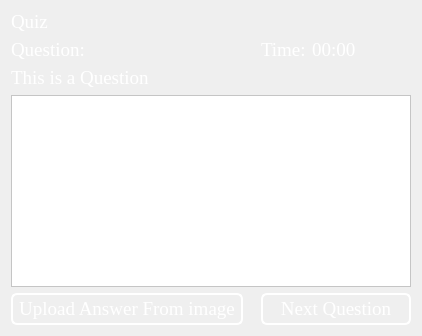
      <widget class="QWidget" name="page_3">
       <layout class="QGridLayout" name="gridLayout_4">
        <item row="0" column="0">
         <widget class="QLabel" name="label_5">
          <property name="sizePolicy">
           <sizepolicy hsizetype="Preferred" vsizetype="Fixed">
            <horstretch>0</horstretch>
            <verstretch>0</verstretch>
           </sizepolicy>
          </property>
          <property name="font">
           <font>
            <family>Times New Roman</family>
            <pointsize>14</pointsize>
           </font>
          </property>
          <property name="styleSheet">
           <string notr="true">color: rgb(255, 255, 255);</string>
          </property>
          <property name="text">
           <string>Quiz </string>
          </property>
         </widget>
        </item>
        <item row="1" column="3">
         <layout class="QHBoxLayout" name="horizontalLayout_4">
          <item>
           <widget class="QLabel" name="label_8">
            <property name="sizePolicy">
             <sizepolicy hsizetype="Fixed" vsizetype="Preferred">
              <horstretch>0</horstretch>
              <verstretch>0</verstretch>
             </sizepolicy>
            </property>
            <property name="font">
             <font>
              <family>Times New Roman</family>
              <pointsize>14</pointsize>
             </font>
            </property>
            <property name="styleSheet">
             <string notr="true">color: rgb(255, 255, 255);</string>
            </property>
            <property name="text">
             <string>Time:</string>
            </property>
           </widget>
          </item>
          <item>
           <widget class="QLabel" name="label_34">
            <property name="font">
             <font>
              <family>Times New Roman</family>
              <pointsize>14</pointsize>
             </font>
            </property>
            <property name="styleSheet">
             <string notr="true">color: rgb(255, 255, 255);</string>
            </property>
            <property name="text">
             <string>00:00</string>
            </property>
           </widget>
          </item>
         </layout>
        </item>
        <item row="3" column="0" colspan="4">
         <widget class="QTextEdit" name="textEdit">
          <property name="font">
           <font>
            <family>Times New Roman</family>
            <pointsize>14</pointsize>
           </font>
          </property>
          <property name="styleSheet">
           <string notr="true">background:rgb(255, 255, 255)</string>
          </property>
         </widget>
        </item>
        <item row="1" column="0" colspan="2">
         <widget class="QLabel" name="label_6">
          <property name="sizePolicy">
           <sizepolicy hsizetype="Preferred" vsizetype="Fixed">
            <horstretch>0</horstretch>
            <verstretch>0</verstretch>
           </sizepolicy>
          </property>
          <property name="font">
           <font>
            <family>Times New Roman</family>
            <pointsize>14</pointsize>
           </font>
          </property>
          <property name="styleSheet">
           <string notr="true">color: rgb(255, 255, 255);</string>
          </property>
          <property name="text">
           <string>Question: </string>
          </property>
         </widget>
        </item>
        <item row="2" column="0" colspan="2">
         <widget class="QLabel" name="label_7">
          <property name="sizePolicy">
           <sizepolicy hsizetype="Preferred" vsizetype="Fixed">
            <horstretch>0</horstretch>
            <verstretch>0</verstretch>
           </sizepolicy>
          </property>
          <property name="font">
           <font>
            <family>Times New Roman</family>
            <pointsize>14</pointsize>
           </font>
          </property>
          <property name="styleSheet">
           <string notr="true">color: rgb(255, 255, 255);</string>
          </property>
          <property name="text">
           <string>This is a Question</string>
          </property>
         </widget>
        </item>
        <item row="5" column="0">
         <widget class="QPushButton" name="pushButton_23">
          <property name="minimumSize">
           <size>
            <width>232</width>
            <height>0</height>
           </size>
          </property>
          <property name="font">
           <font>
            <family>Times New Roman</family>
            <pointsize>14</pointsize>
           </font>
          </property>
          <property name="styleSheet">
           <string notr="true">QPushButton{
background:none;
 border:2px solid #ffffff;
 border-radius:6px;
 color:#ffffff;
 padding-top:3px;
 padding-bottom:3px;
max-width:110px;
}
     QPushButton:hover{
	color: rgb(255, 255, 255);
	border-color: rgb(195, 206, 224);
}</string>
          </property>
          <property name="text">
           <string>Upload Answer From image</string>
          </property>
         </widget>
        </item>
        <item row="5" column="3">
         <widget class="QPushButton" name="pushButton_4">
          <property name="sizePolicy">
           <sizepolicy hsizetype="Minimum" vsizetype="Fixed">
            <horstretch>0</horstretch>
            <verstretch>0</verstretch>
           </sizepolicy>
          </property>
          <property name="minimumSize">
           <size>
            <width>150</width>
            <height>0</height>
           </size>
          </property>
          <property name="font">
           <font>
            <family>Times New Roman</family>
            <pointsize>14</pointsize>
           </font>
          </property>
          <property name="styleSheet">
           <string notr="true">QPushButton{
background:none;
 border:2px solid #ffffff;
 border-radius:6px;
 color:#ffffff;
 padding-top:3px;
 padding-bottom:3px;
max-width:110px;
}
     QPushButton:hover{
	color: rgb(255, 255, 255);
	border-color: rgb(195, 206, 224);
}</string>
          </property>
          <property name="text">
           <string>Next Question</string>
          </property>
         </widget>
        </item>
       </layout>
      </widget>
